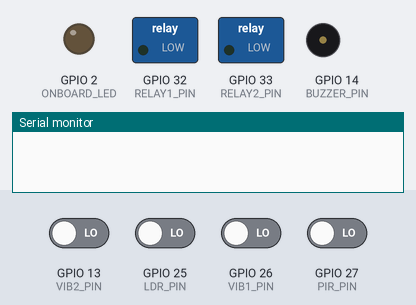
A program run on a simulated ESP32. On the bench: switched loads named in the program (green lamp = pin HIGH), output pins drawn as LEDs (lit = HIGH), buzzer (waves = sounding, pin HIGH), the last lines printed to the serial monitor. Dashed ring = blinking. Inputs (shaded band) come from the test bench; at power-on: GPIO 13 (VIB2_PIN), GPIO 25 (LDR_PIN), GPIO 26 (VIB1_PIN), GPIO 27 (PIR_PIN) LOW. WiFi joins after 1.5 s; servers stay silent unless stated; uploads are accepted with an empty reply; the local clock reads 2024-03-15 10:24:30 at power-on unless the program sets it; pins used as bus, display or sensor lines are not drawn.

Above: at 0.0 s.
At 4.8 s:
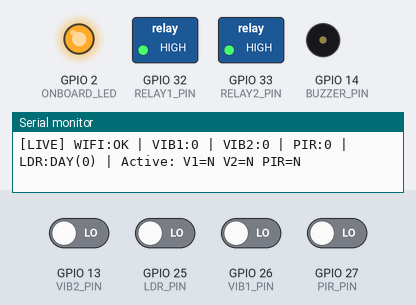
4.9 s: GPIO 13 (VIB2_PIN) driven HIGH
7.1 s: GPIO 27 (PIR_PIN) driven HIGH
At 7.77 s:
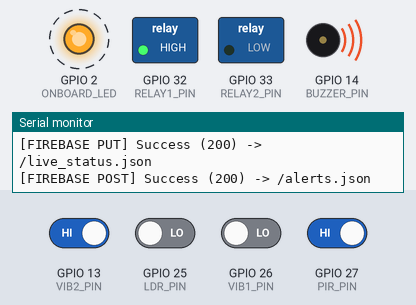
Timing chart, 0 to 16.1 s (numbered marks = the images above; inputs shaded):
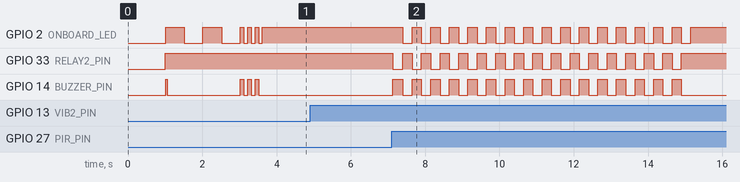

Measured:
- after the input at 7.1 s, GPIO 2 (ONBOARD_LED): alternates HIGH for 0.25 s and LOW for 0.25 s, 32 changes in all, then stays HIGH, starting after 0.30 s; GPIO 33 (RELAY2_PIN): alternates HIGH for 0.25 s and LOW for 0.25 s, 32 changes in all, then stays HIGH, starting at once

The program:

main.cpp
```cpp
#include <Arduino.h>
#include <WiFi.h>
#include <WiFiClientSecure.h>
#include <HTTPClient.h>
#include <time.h>
#include <freertos/FreeRTOS.h>
#include <freertos/task.h>
#include <freertos/queue.h>

// =====================================================================
// 1. FILL IN YOUR WI-FI (Must be 2.4GHz) & FIREBASE DATABASE URL
// =====================================================================
const char* WIFI_SSID     = "ESPGATE";
const char* WIFI_PASSWORD = "123098123";

// Paste your Firebase Realtime Database URL WITHOUT a trailing slash "/"
const char* FIREBASE_HOST = "https://device-streaming-ebe74626-default-rtdb.asia-southeast1.firebasedatabase.app";

// --- PIN DEFINITIONS (Unchanged Wiring) ---
#define VIB1_PIN         26   // Vibration Sensor 1 (Zone 1)
#define VIB2_PIN         13   // Vibration Sensor 2 (Zone 2)
#define PIR_PIN          27   // PIR Motion Sensor
#define LDR_PIN          25   // 3-Pin LDR Module
#define BUZZER_PIN       14   // Button Buzzer
#define RELAY1_PIN       32   // Relay 1: Night Floodlight (Steady ON at night)
#define RELAY2_PIN       33   // Relay 2: Red/Blue Police Strobe (Toggles NO/NC)
#define STROBE_POWER_PIN 23   // Optional: Powers Relay 2 COM for small LEDs only during alert
#define ONBOARD_LED      2    // Onboard Blue Status LED (SOLID ON = Wi-Fi Connected)

// --- POLARITY SETTINGS ---
#define NIGHT_STATE      HIGH // HIGH when dark on standard 3-pin LDR module
#define RELAY_ON         LOW  // Active-LOW for Songle relay modules
#define RELAY_OFF        HIGH

// --- TIMING CONSTANTS (milliseconds) ---
const unsigned long COINCIDENCE_WINDOW_MS = 5000; // 5-second window for (VIB1 or VIB2) + PIR
const unsigned long ALERT_DURATION_MS     = 8000; // 8-second total police strobe & alarm duration
const unsigned long STROBE_INTERVAL_MS    = 250;  // 250ms per flash (Red 250ms <-> Blue 250ms)
const unsigned long STATUS_PRINT_MS       = 1000; // Live sensor status print interval

// --- STATE VARIABLES ---
unsigned long lastVib1Time   = 0;
unsigned long lastVib2Time   = 0;
unsigned long lastPirTime    = 0;
unsigned long lastStatusTime = 0;

bool vib1Triggered = false;
bool vib2Triggered = false;
bool pirTriggered  = false;

// --- HELPER: Audio + LED Feedback Patterns ---
void playWiFiConnectedSignal() {
  // 3 quick beeps + flashes to confirm Wi-Fi is connected
  for (int i = 0; i < 3; i++) {
    digitalWrite(BUZZER_PIN, HIGH);
    digitalWrite(ONBOARD_LED, HIGH);
    delay(100);
    digitalWrite(BUZZER_PIN, LOW);
    digitalWrite(ONBOARD_LED, LOW);
    delay(100);
  }
  // Keep Onboard Blue LED SOLID ON while Wi-Fi is active and system is armed
  digitalWrite(ONBOARD_LED, HIGH);
}

void playWiFiErrorSignal() {
  // 2 long error beeps + rapid LED flashes when Wi-Fi fails or drops
  for (int i = 0; i < 2; i++) {
    digitalWrite(BUZZER_PIN, HIGH);
    for (int j = 0; j < 3; j++) {
      digitalWrite(ONBOARD_LED, HIGH);
      delay(100);
      digitalWrite(ONBOARD_LED, LOW);
      delay(100);
    }
    digitalWrite(BUZZER_PIN, LOW);
    delay(300);
  }
}

// --- HELPER: Formatted Timestamp from NTP ---
String getFormattedTime() {
  struct tm timeinfo;
  if (!getLocalTime(&timeinfo, 100)) {
    return String("Uptime: ") + String(millis() / 1000) + "s";
  }
  char timeStr[30];
  strftime(timeStr, sizeof(timeStr), "%Y-%m-%d %H:%M:%S", &timeinfo);
  return String(timeStr);
}

// --- HELPER: Send JSON to Firebase Realtime Database ---
void sendToFirebase(const String& path, const String& method, const String& jsonPayload) {
  if (WiFi.status() != WL_CONNECTED) {
    Serial.println("[FIREBASE] Aborted: Wi-Fi not connected.");
    return;
  }

  WiFiClientSecure client;
  client.setInsecure();

  HTTPClient https;
  String url = String(FIREBASE_HOST) + path;

  if (https.begin(client, url)) {
    https.addHeader("Content-Type", "application/json");
    int httpCode = -1;

    if (method == "POST") {
      httpCode = https.POST(jsonPayload);
    } else if (method == "PUT") {
      httpCode = https.PUT(jsonPayload);
    }

    if (httpCode > 0) {
      Serial.printf("[FIREBASE %s] Success (%d) -> %s\n", method.c_str(), httpCode, path.c_str());
    } else {
      Serial.printf("[FIREBASE ERROR] %s\n", https.errorToString(httpCode).c_str());
    }
    https.end();
  }
}

// --- ASYNCHRONOUS FIREBASE DISPATCH TYPES & QUEUE ---
struct FirebaseMessage {
  char path[64];
  char method[8];
  char payload[512];
};

static QueueHandle_t firebaseQueue = NULL;

// --- BACKGROUND WORKER TASK: Offloads HTTPS requests to Core 0 (Zero lag for hardware) ---
void firebaseWorkerTask(void* pvParameters) {
  FirebaseMessage msg;
  for (;;) {
    if (xQueueReceive(firebaseQueue, &msg, portMAX_DELAY) == pdTRUE) {
      if (WiFi.status() == WL_CONNECTED) {
        sendToFirebase(String(msg.path), String(msg.method), String(msg.payload));
        // Allow lwIP TCP stack 25ms to cleanly release SSL session and feed Core 0 TWDT
        vTaskDelay(pdMS_TO_TICKS(25));
      } else {
        Serial.printf("[FIREBASE QUEUE] Dropped request to %s (Wi-Fi offline)\n", msg.path);
      }
    }
  }
}

// --- HELPER: Non-blocking enqueue for Firebase requests ---
void queueFirebaseSend(const char* path, const char* method, const String& payload) {
  if (firebaseQueue == NULL) {
    Serial.println("[FIREBASE QUEUE] Error: Queue not initialized!");
    return;
  }
  FirebaseMessage msg;
  strncpy(msg.path, path, sizeof(msg.path) - 1);
  msg.path[sizeof(msg.path) - 1] = '\0';

  strncpy(msg.method, method, sizeof(msg.method) - 1);
  msg.method[sizeof(msg.method) - 1] = '\0';

  strncpy(msg.payload, payload.c_str(), sizeof(msg.payload) - 1);
  msg.payload[sizeof(msg.payload) - 1] = '\0';

  if (xQueueSend(firebaseQueue, &msg, 0) != pdTRUE) {
    Serial.printf("[FIREBASE QUEUE] Warning: Queue full, dropped request to %s\n", path);
  } else {
    Serial.printf("[FIREBASE QUEUE] Enqueued %s -> %s\n", method, path);
  }
}

// --- BLOCKING WI-FI GUARD: System will NOT run until Wi-Fi is connected ---
void requireWiFiConnection() {
  if (WiFi.status() == WL_CONNECTED) {
    return; // Already connected!
  }

  // Ensure all relays and sensor latches are safely OFF while offline
  digitalWrite(RELAY1_PIN, RELAY_OFF);
  digitalWrite(RELAY2_PIN, RELAY_OFF);
  digitalWrite(STROBE_POWER_PIN, LOW);
  digitalWrite(ONBOARD_LED, LOW);
  vib1Triggered = false;
  vib2Triggered = false;
  pirTriggered  = false;

  // Keep trying in a blocking loop until Wi-Fi connects
  while (WiFi.status() != WL_CONNECTED) {
    Serial.printf("\n[WIFI] Connecting to %s ", WIFI_SSID);
    WiFi.disconnect();
    WiFi.begin(WIFI_SSID, WIFI_PASSWORD);

    int attempts = 0;
    while (WiFi.status() != WL_CONNECTED && attempts < 20) {
      // Slow blink LED while searching; short 40ms chirp every 3rd attempt (1.5s)
      digitalWrite(ONBOARD_LED, HIGH);
      if (attempts % 3 == 0) {
        digitalWrite(BUZZER_PIN, HIGH);
        delay(40);
        digitalWrite(BUZZER_PIN, LOW);
        delay(460);
      } else {
        delay(500);
      }
      digitalWrite(ONBOARD_LED, LOW);
      delay(500);
      Serial.print(".");
      attempts++;
    }

    // If still not connected after 20 seconds, sound the error alert and retry
    if (WiFi.status() != WL_CONNECTED) {
      Serial.println("\n[WIFI ERROR] Connection failed! System halted. Retrying in 2s...");
      playWiFiErrorSignal();
      delay(2000);
    }
  }

  // Wi-Fi is now connected!
  Serial.printf("\n[WIFI] Connected! IP Address: %s\n", WiFi.localIP().toString().c_str());
  playWiFiConnectedSignal(); // 3 quick beeps + Solid Blue LED ON

  // Sync clock and mark system ONLINE in Firebase
  configTime(19800, 0, "pool.ntp.org", "time.nist.gov");
  queueFirebaseSend("/live_status.json", "PUT",
                 "{\"state\":\"SAFE\",\"activeZone\":\"All Sectors Clear\",\"lighting\":\"ONLINE\"}");
}

void triggerElephantAlert() {
  Serial.println("\n=======================================================");
  Serial.println("!!! ELEPHANT ALERT: ACTIVATING POLICE STROBE & ALARM !!!");

  String zoneName;
  String severity;
  float simLat = 7.9570;
  float simLng = 80.7603;

  if (vib1Triggered && vib2Triggered) {
    Serial.println("[ZONE INFO] CRITICAL: Both Zone 1 (D26) & Zone 2 (D13) shaking!");
    zoneName = "Sector A & B - Main Village Perimeter";
    severity = "CRITICAL (Dual-Zone Breach)";
    simLat   = 7.9582;
    simLng   = 80.7621;
  } else if (vib1Triggered) {
    Serial.println("[ZONE INFO] Tremor detected in Zone 1 (D26).");
    zoneName = "Sector A - North Forest Border (Zone 1)";
    severity = "HIGH (Zone 1 Tremor + Motion)";
    simLat   = 7.9570;
    simLng   = 80.7603;
  } else {
    Serial.println("[ZONE INFO] Tremor detected in Zone 2 (D13).");
    zoneName = "Sector B - East Waterhole Fence (Zone 2)";
    severity = "HIGH (Zone 2 Tremor + Motion)";
    simLat   = 7.9595;
    simLng   = 80.7640;
  }
  Serial.println("=======================================================");

  // 1. Check Day/Night state from LDR for Relay 1 (Steady Night Floodlight)
  bool isNight = (digitalRead(LDR_PIN) == NIGHT_STATE);
  if (isNight) {
    Serial.println("[LDR + RELAY 1] NIGHT detected -> Floodlight Relay (D32) STEADY ON");
    digitalWrite(RELAY1_PIN, RELAY_ON);
  } else {
    Serial.println("[LDR + RELAY 1] DAYLIGHT detected -> Floodlight Relay (D32) stays OFF");
    digitalWrite(RELAY1_PIN, RELAY_OFF);
  }

  // 2. IMMEDIATELY ACTIVATE ALERT OUTPUTS (Zero Lag!)
  digitalWrite(STROBE_POWER_PIN, HIGH);
  digitalWrite(RELAY2_PIN, RELAY_ON);
  digitalWrite(BUZZER_PIN, HIGH);
  digitalWrite(ONBOARD_LED, HIGH);

  // 3. Prepare Alert Event + Live State and Enqueue for background Firebase dispatch
  String timestamp = getFormattedTime();
  String lightInfo = isNight ? "NIGHT (Floodlight ON)" : "DAY (Floodlight OFF)";

  String eventJson = "{";
  eventJson += "\"zone\":\"" + zoneName + "\",";
  eventJson += "\"severity\":\"" + severity + "\",";
  eventJson += "\"lighting\":\"" + lightInfo + "\",";
  eventJson += "\"lat\":" + String(simLat, 4) + ",";
  eventJson += "\"lng\":" + String(simLng, 4) + ",";
  eventJson += "\"timestamp\":\"" + timestamp + "\"";
  eventJson += "}";

  String liveAlertJson = "{";
  liveAlertJson += "\"state\":\"ALERT\",";
  liveAlertJson += "\"activeZone\":\"" + zoneName + "\",";
  liveAlertJson += "\"lighting\":\"" + lightInfo + "\",";
  liveAlertJson += "\"lat\":" + String(simLat, 4) + ",";
  liveAlertJson += "\"lng\":" + String(simLng, 4) + ",";
  liveAlertJson += "\"updatedAt\":\"" + timestamp + "\"";
  liveAlertJson += "}";

  Serial.println("[CLOUD] Queueing alert events for background Firebase dispatch...");
  queueFirebaseSend("/live_status.json", "PUT", liveAlertJson);
  queueFirebaseSend("/alerts.json", "POST", eventJson);

  // 4. Alternate Relay 2 (Red NC <-> Blue NO) + Pulse Buzzer for 8 seconds
  Serial.println("[RELAY 2 + BUZZER] Flashing Red/Blue Police Strobe (D33) & Pulsing Buzzer...");
  unsigned long startAlert = millis();

  while (millis() - startAlert < ALERT_DURATION_MS) {
    // PHASE A (250ms): Relay 2 ON (NO = Blue Light ON), Buzzer ON
    digitalWrite(RELAY2_PIN, RELAY_ON);
    digitalWrite(BUZZER_PIN, HIGH);
    digitalWrite(ONBOARD_LED, HIGH);
    delay(STROBE_INTERVAL_MS);

    // PHASE B (250ms): Relay 2 OFF (NC = Red Light ON), Buzzer OFF
    digitalWrite(RELAY2_PIN, RELAY_OFF);
    digitalWrite(BUZZER_PIN, LOW);
    digitalWrite(ONBOARD_LED, LOW);
    delay(STROBE_INTERVAL_MS);
  }

  // 5. Reset hardware outputs and restore SOLID ON Blue LED (showing Wi-Fi is still active)
  digitalWrite(RELAY1_PIN, RELAY_OFF);
  digitalWrite(RELAY2_PIN, RELAY_OFF);
  digitalWrite(STROBE_POWER_PIN, LOW);
  digitalWrite(BUZZER_PIN, LOW);
  digitalWrite(ONBOARD_LED, (WiFi.status() == WL_CONNECTED) ? HIGH : LOW);

  vib1Triggered = false;
  vib2Triggered = false;
  pirTriggered  = false;

  // 6. Update Firebase Live Status back to SAFE
  String safeJson = "{\"state\":\"SAFE\",\"activeZone\":\"All Sectors Clear\",\"lighting\":\"" +
                    String(isNight ? "NIGHT" : "DAY") + "\",\"updatedAt\":\"" + getFormattedTime() + "\"}";
  queueFirebaseSend("/live_status.json", "PUT", safeJson);

  Serial.println("[RESET] Alert cycle complete. Returning to perimeter watch...\n");
  delay(2000);
}

void setup() {
  Serial.begin(115200);
  delay(1000);

  pinMode(VIB1_PIN, INPUT);
  pinMode(VIB2_PIN, INPUT);
  pinMode(PIR_PIN, INPUT);
  pinMode(LDR_PIN, INPUT);

  pinMode(BUZZER_PIN, OUTPUT);
  pinMode(RELAY1_PIN, OUTPUT);
  pinMode(RELAY2_PIN, OUTPUT);
  pinMode(STROBE_POWER_PIN, OUTPUT);
  pinMode(ONBOARD_LED, OUTPUT);

  // Ensure all outputs start OFF
  digitalWrite(BUZZER_PIN, LOW);
  digitalWrite(RELAY1_PIN, RELAY_OFF);
  digitalWrite(RELAY2_PIN, RELAY_OFF);
  digitalWrite(STROBE_POWER_PIN, LOW);
  digitalWrite(ONBOARD_LED, LOW);

  Serial.println("\n=======================================================");
  Serial.println("  ELEPHANT ALERT SYSTEM (MANDATORY WI-FI + FIREBASE)   ");
  Serial.println("=======================================================");

  WiFi.mode(WIFI_STA);

  // Initialize FreeRTOS Queue and Background Worker Task for Firebase (Core 0)
  firebaseQueue = xQueueCreate(8, sizeof(FirebaseMessage));
  if (firebaseQueue != NULL) {
    xTaskCreatePinnedToCore(
      firebaseWorkerTask,
      "firebaseTask",
      14336, // 14 KB: Ample headroom for mbedTLS cryptographic operations
      NULL,
      1,
      NULL,
      0 // Core 0: Protocol/Network core
    );
    Serial.println("[SYSTEM] Firebase background task started on Core 0.");
  } else {
    Serial.println("[SYSTEM ERROR] Failed to create Firebase Queue!");
  }

  // Block system startup until Wi-Fi connects and sounds the 3-beep ready tone
  requireWiFiConnection();
}

void loop() {
  // If Wi-Fi drops at any point, halt sensor monitoring and reconnect first
  if (WiFi.status() != WL_CONNECTED) {
    Serial.println("\n[WIFI LOST] Connection dropped! Halting sensors until Wi-Fi reconnects...");
    playWiFiErrorSignal();
    requireWiFiConnection();
  }

  unsigned long now = millis();

  int vib1State = digitalRead(VIB1_PIN);
  int vib2State = digitalRead(VIB2_PIN);
  int pirState  = digitalRead(PIR_PIN);
  int ldrState  = digitalRead(LDR_PIN);

  // Latch Vibration Sensor 1 (Zone 1)
  if (vib1State == HIGH) {
    if (!vib1Triggered) {
      Serial.println(">>> [EVENT] Vibration Zone 1 (D26) Triggered!");
    }
    lastVib1Time = now;
    vib1Triggered = true;
  }

  // Latch Vibration Sensor 2 (Zone 2)
  if (vib2State == HIGH) {
    if (!vib2Triggered) {
      Serial.println(">>> [EVENT] Vibration Zone 2 (D13) Triggered!");
    }
    lastVib2Time = now;
    vib2Triggered = true;
  }

  // Latch PIR Motion Sensor
  if (pirState == HIGH) {
    if (!pirTriggered) {
      Serial.println(">>> [EVENT] PIR Motion (D27) Triggered!");
    }
    lastPirTime = now;
    pirTriggered = true;
  }

  // Expire triggers older than 5 seconds
  if (vib1Triggered && (now - lastVib1Time > COINCIDENCE_WINDOW_MS)) {
    vib1Triggered = false;
    Serial.println("[WINDOW EXPIRED] Vibration Zone 1 timer reset.");
  }
  if (vib2Triggered && (now - lastVib2Time > COINCIDENCE_WINDOW_MS)) {
    vib2Triggered = false;
    Serial.println("[WINDOW EXPIRED] Vibration Zone 2 timer reset.");
  }
  if (pirTriggered && (now - lastPirTime > COINCIDENCE_WINDOW_MS)) {
    pirTriggered = false;
    Serial.println("[WINDOW EXPIRED] PIR motion timer reset.");
  }

  // Live 1-second status line
  if (now - lastStatusTime >= STATUS_PRINT_MS) {
    lastStatusTime = now;
    Serial.printf("[LIVE] WIFI:OK | VIB1:%d | VIB2:%d | PIR:%d | LDR:%s(%d) | Active: V1=%s V2=%s PIR=%s\n",
                  vib1State,
                  vib2State,
                  pirState,
                  (ldrState == NIGHT_STATE) ? "NIGHT" : "DAY",
                  ldrState,
                  vib1Triggered ? "Y" : "N",
                  vib2Triggered ? "Y" : "N",
                  pirTriggered  ? "Y" : "N");
  }

  // Coincidence check: (Zone 1 OR Zone 2 Vibration) + PIR within 5 seconds
  if ((vib1Triggered || vib2Triggered) && pirTriggered) {
    triggerElephantAlert();
  }

  delay(20);
}
```
